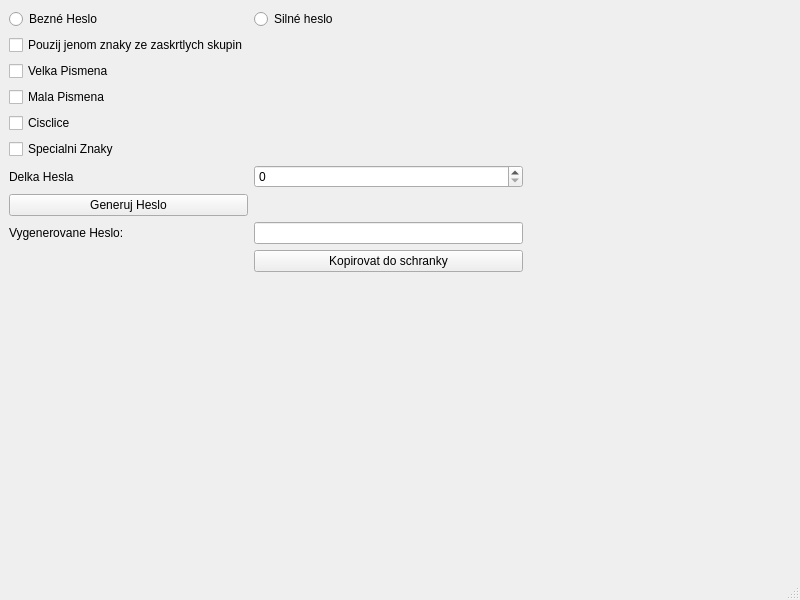
<?xml version="1.0" encoding="UTF-8"?>
<ui version="4.0">
 <class>MainWindow</class>
 <widget class="QMainWindow" name="MainWindow">
  <property name="geometry">
   <rect>
    <x>0</x>
    <y>0</y>
    <width>800</width>
    <height>600</height>
   </rect>
  </property>
  <property name="windowTitle">
   <string>MainWindow</string>
  </property>
  <widget class="QWidget" name="centralwidget">
   <layout class="QGridLayout" name="gridLayout">
    <item row="9" column="1">
     <widget class="QPushButton" name="pushButtonCopy">
      <property name="text">
       <string>Kopirovat do schranky</string>
      </property>
     </widget>
    </item>
    <item row="5" column="0">
     <widget class="QCheckBox" name="checkBoxSymbols">
      <property name="text">
       <string>Specialni Znaky</string>
      </property>
     </widget>
    </item>
    <item row="3" column="0">
     <widget class="QCheckBox" name="checkBoxLowerCase">
      <property name="text">
       <string>Mala Pismena</string>
      </property>
     </widget>
    </item>
    <item row="0" column="1">
     <widget class="QRadioButton" name="radioButtonStrong">
      <property name="text">
       <string>Silné heslo</string>
      </property>
     </widget>
    </item>
    <item row="0" column="0">
     <widget class="QRadioButton" name="radioButtonBasic">
      <property name="text">
       <string>Bezné Heslo</string>
      </property>
     </widget>
    </item>
    <item row="1" column="0">
     <widget class="QCheckBox" name="checkBoxOnly">
      <property name="text">
       <string>Pouzij jenom znaky ze zaskrtlych skupin</string>
      </property>
     </widget>
    </item>
    <item row="10" column="1">
     <spacer name="verticalSpacer">
      <property name="orientation">
       <enum>Qt::Orientation::Vertical</enum>
      </property>
      <property name="sizeHint" stdset="0">
       <size>
        <width>20</width>
        <height>40</height>
       </size>
      </property>
     </spacer>
    </item>
    <item row="2" column="0">
     <widget class="QCheckBox" name="checkBoxUppercase">
      <property name="text">
       <string>Velka Pismena</string>
      </property>
     </widget>
    </item>
    <item row="6" column="0">
     <widget class="QLabel" name="labelLength">
      <property name="text">
       <string>Delka Hesla</string>
      </property>
     </widget>
    </item>
    <item row="8" column="1">
     <widget class="QLineEdit" name="lineEdit"/>
    </item>
    <item row="8" column="0">
     <widget class="QLabel" name="labelGenerated">
      <property name="text">
       <string>Vygenerovane Heslo: </string>
      </property>
     </widget>
    </item>
    <item row="6" column="1">
     <widget class="QSpinBox" name="spinBox"/>
    </item>
    <item row="4" column="0">
     <widget class="QCheckBox" name="checkBoxNumbers">
      <property name="text">
       <string>Cisclice</string>
      </property>
     </widget>
    </item>
    <item row="7" column="0">
     <widget class="QPushButton" name="pushButtonGenerate">
      <property name="text">
       <string>Generuj Heslo</string>
      </property>
     </widget>
    </item>
    <item row="8" column="2">
     <spacer name="horizontalSpacer">
      <property name="orientation">
       <enum>Qt::Orientation::Horizontal</enum>
      </property>
      <property name="sizeHint" stdset="0">
       <size>
        <width>40</width>
        <height>20</height>
       </size>
      </property>
     </spacer>
    </item>
   </layout>
  </widget>
  <widget class="QMenuBar" name="menubar">
   <property name="geometry">
    <rect>
     <x>0</x>
     <y>0</y>
     <width>800</width>
     <height>23</height>
    </rect>
   </property>
  </widget>
  <widget class="QStatusBar" name="statusbar"/>
 </widget>
 <resources/>
 <connections/>
</ui>
